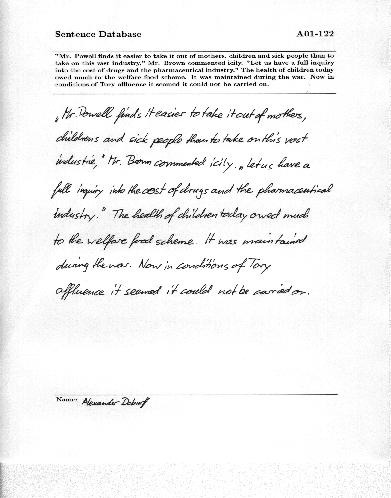
#> input picture dataset/amine/WhatsApp Image 2026-03-12 at 23.51.31 (1).png, 391 x 498 px; its folder holds only this picture in this run
$ python train.py
#> lines starting #> are read from the running program, lines starting #| are printed output that depends on the picture; after the words box and inside, x2 and y2 are one past the last pixel; in counts of white or black regions, pixels touching at a corner belong together
#> in load_grayscale_image, img is the input picture: shape (498, 391); min 0, max 255, mean 243.3
### features.py
import os
from typing import List, Optional, Tuple

import cv2
import numpy as np
from skimage.feature import local_binary_pattern


def _augment_image(img: np.ndarray, n_extra: int, rng: np.random.Generator) -> List[np.ndarray]:
    """
    Génère des variantes d'une image pour data augmentation.
    Retourne [original, aug1, aug2, ...] soit 1 + n_extra images.
    """
    out: List[np.ndarray] = [img.copy()]
    h, w = img.shape[:2]
    center = (w // 2, h // 2)

    for _ in range(n_extra):
        variant = img.copy().astype(np.float32)

        # 1. Rotation légère (-8° à +8°)
        angle = float(rng.uniform(-8, 8))
        M = cv2.getRotationMatrix2D(center, angle, 1.0)
        variant = cv2.warpAffine(variant, M, (w, h), borderMode=cv2.BORDER_REPLICATE)

        # 2. Luminosité / contraste
        alpha = float(rng.uniform(0.92, 1.08))
        beta = float(rng.uniform(-12, 12))
        variant = np.clip(alpha * variant + beta, 0, 255).astype(np.uint8)

        # 3. Bruit gaussien léger
        noise = rng.normal(0, 3, variant.shape).astype(np.float32)
        variant = np.clip(variant.astype(np.float32) + noise, 0, 255).astype(np.uint8)

        out.append(variant)

    return out


def _auto_crop_to_ink(gray: np.ndarray) -> np.ndarray:
    """
    Recadre automatiquement l'image autour des pixels "encre" (texte),
    pour réduire l'impact du fond (table, marges, ombres).
    """
    if gray.ndim != 2:
        raise ValueError("Expected grayscale image (2D).")

    # Binarisation pour détecter l'encre (texte sombre)
    blur = cv2.GaussianBlur(gray, (5, 5), 0)
    _, th = cv2.threshold(blur, 0, 255, cv2.THRESH_BINARY + cv2.THRESH_OTSU)
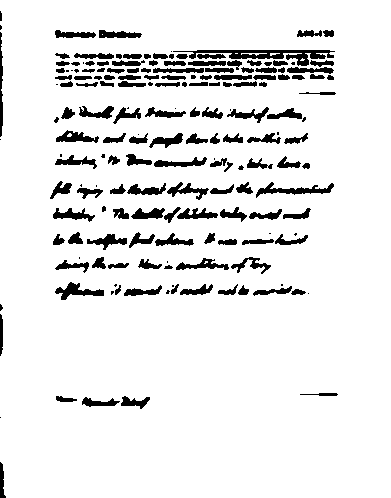
#> th: shape (498, 391); 91% white; 177 black regions (37 under 20 px), largest, box (x1, y1, x2, y2) and area: (173, 50, 335, 66) 979, (256, 182, 334, 198) 431, (55, 282, 104, 300) 368

    # On cherche les pixels sombres (encre) -> invert
    ink = 255 - th
    # Nettoyage léger
    kernel = np.ones((3, 3), np.uint8)
    ink = cv2.morphologyEx(ink, cv2.MORPH_OPEN, kernel, iterations=1)
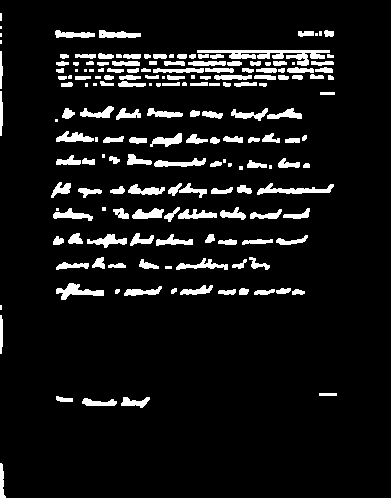
#> ink: shape (498, 391); 8.2% white; 175 white regions (30 under 20 px), largest, box (x1, y1, x2, y2) and area: (197, 50, 330, 66) 875, (257, 183, 334, 195) 395, (56, 283, 104, 300) 357

    ys, xs = np.where(ink > 0)
#> ys = 15940 values from 13 to 497; xs = 15940 values, max 336 at index 15329, min 0 at index 0, mean 176.6
    if len(xs) == 0 or len(ys) == 0:
        return gray

    x0, x1 = int(xs.min()), int(xs.max())
#> x0 = 0; x1 = 336
    y0, y1 = int(ys.min()), int(ys.max())
#> y0 = 13; y1 = 497

    # marge de sécurité
    h, w = gray.shape[:2]
#> h = 498; w = 391
    pad_x = int(0.05 * (x1 - x0 + 1))
#> pad_x = 16
    pad_y = int(0.05 * (y1 - y0 + 1))
#> pad_y = 24
    x0 = max(0, x0 - pad_x)
    x1 = min(w - 1, x1 + pad_x)
#> x1 = 352
    y0 = max(0, y0 - pad_y)
#> y0 = 0
    y1 = min(h - 1, y1 + pad_y)

    return gray[y0 : y1 + 1, x0 : x1 + 1]
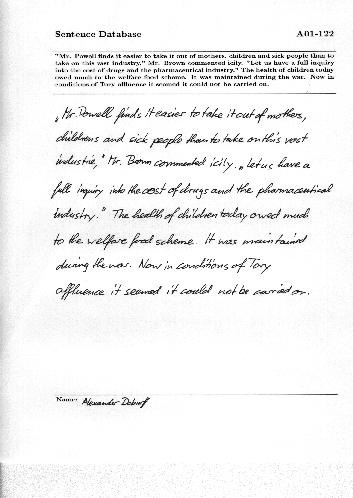
#> returned value: shape (498, 353); min 0, max 255, mean 242.7


def preprocess_grayscale(gray: np.ndarray, size: int = 256) -> np.ndarray:
    """
    Prétraitement robuste pour l'écriture manuscrite:
    - recadrage auto sur le texte
    - amélioration contraste
    - resize final
    """
    gray = _auto_crop_to_ink(gray)
    # amélioration du contraste (CLAHE)
    clahe = cv2.createCLAHE(clipLimit=2.0, tileGridSize=(8, 8))
    gray = clahe.apply(gray)
    gray = cv2.resize(gray, (size, size))
#> gray: shape (256, 256)
    return gray


def load_grayscale_image(path: str) -> np.ndarray:
    img = cv2.imread(path, cv2.IMREAD_GRAYSCALE)
    if img is None:
        raise ValueError(f"Unable to read image: {path}")
    return preprocess_grayscale(img, size=256)


# [10 lines left out: function load_grayscale_from_bytes, not called in this run]


def lbp_features(
    image: np.ndarray,
    radius: int = 3,
    n_points: int = 24,
    method: str = "uniform",
    normalize: bool = True,
    grid_x: int = 1,
    grid_y: int = 1,
) -> np.ndarray:
    lbp = local_binary_pattern(image, n_points, radius, method)

    if method == "uniform":
        n_bins = n_points + 2
    else:
        # Attention: 2**n_points devient énorme si n_points grand
        n_bins = int(lbp.max() + 1)

    h, w = lbp.shape[:2]
    grid_x = max(1, int(grid_x))
    grid_y = max(1, int(grid_y))
    cell_w = max(1, w // grid_x)
    cell_h = max(1, h // grid_y)

    feats = []
    for gy in range(grid_y):
        for gx in range(grid_x):
            x0 = gx * cell_w
            y0 = gy * cell_h
            x1 = w if gx == grid_x - 1 else (gx + 1) * cell_w
            y1 = h if gy == grid_y - 1 else (gy + 1) * cell_h
            cell = lbp[y0:y1, x0:x1]

            hist, _ = np.histogram(
                cell.ravel(), bins=n_bins, range=(0, n_bins), density=False
            )
            hist = hist.astype("float32")
            if normalize:
                s = hist.sum()
                if s > 0:
                    hist /= s
            feats.append(hist)

    return np.concatenate(feats, axis=0)


def extract_features_from_dataset(
    dataset_dir: str,
    radius: int = 3,
    n_points: int = 24,
    method: str = "uniform",
    grid_x: int = 1,
    grid_y: int = 1,
    augment: bool = True,
    n_augmented: int = 5,
    random_state: Optional[int] = 42,
) -> Tuple[np.ndarray, np.ndarray, List[str]]:
    """
    Parcourt un dataset structuré comme :

    dataset/
        writer1/
            img1.png
            img2.png
        writer2/
            img1.png
            img2.png

    Si augment=True, crée des variantes (rotation, luminosité, bruit) pour enrichir le dataset.
    Retourne X, y, class_names.
    """
    features: List[np.ndarray] = []
    labels: List[int] = []
    class_names: List[str] = []
    rng = np.random.default_rng(random_state)

    if not os.path.isdir(dataset_dir):
        raise ValueError(f"Dataset directory not found: {dataset_dir}")

    writers = sorted(
        d for d in os.listdir(dataset_dir) if os.path.isdir(os.path.join(dataset_dir, d))
    )

    for label_idx, writer in enumerate(writers):
        writer_dir = os.path.join(dataset_dir, writer)
        class_names.append(writer)

        for fname in os.listdir(writer_dir):
            if not fname.lower().endswith((".png", ".jpg", ".jpeg", ".bmp", ".tif", ".tiff")):
                continue

            fpath = os.path.join(writer_dir, fname)
            try:
                img = load_grayscale_image(fpath)
                images_to_use: List[np.ndarray] = (
                    _augment_image(img, n_augmented, rng) if augment else [img]
                )
#> the loop in _augment_image, `for _ in range(n_extra):` made 5 passes
#> pass 1, in _augment_image, `variant = cv2.warpAffine(variant, M, (w, h), borderMode=cv2.BORDER_REP..`:
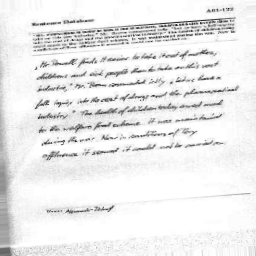
#> variant: shape (256, 256) float32; min 32.22, max 255, mean 235.9
#> after the loop in _augment_image, `for _ in range(n_extra):`: out = 6 items
#> images_to_use = 6 items
                for aug_img in images_to_use:
                    feat = lbp_features(
                        aug_img,
                        radius=radius,
                        n_points=n_points,
                        method=method,
                        grid_x=grid_x,
                        grid_y=grid_y,
                    )
                    features.append(feat)
                    labels.append(label_idx)
#> this loop made 6 passes
#> pass 1, in lbp_features, `lbp = local_binary_pattern(image, n_points, radius, method)`:
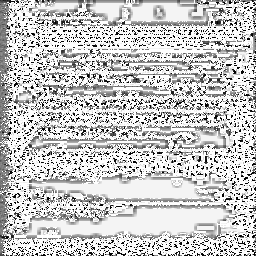
#> lbp: shape (256, 256) float64; min 0, max 25, mean 19.5; drawn with min black and max white
#> pass 2, in lbp_features (call 2), `lbp = local_binary_pattern(image, n_points, radius, method)`:
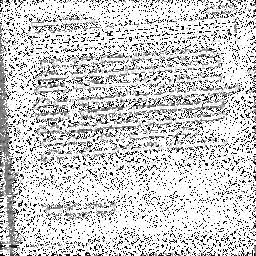
#> lbp: shape (256, 256) float64; min 0, max 25, mean 20; drawn with min black and max white
#> pass 3, in lbp_features (call 3), `lbp = local_binary_pattern(image, n_points, radius, method)`:
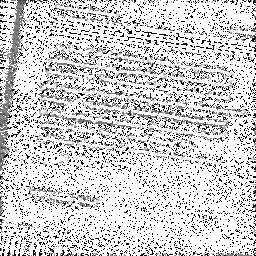
#> lbp: shape (256, 256) float64; min 0, max 25, mean 20.2; drawn with min black and max white
#> after the loop, features = 6 items; labels = [0, 0, 0, 0, 0, 0]
            except Exception as e:
                print(f"Skipping {fpath}: {e}")
#> pass 2 of the loop in extract_features_from_dataset, `for label_idx, writer in enumerate(writers):`:
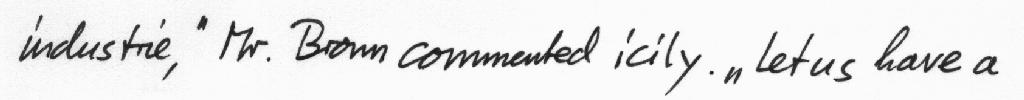
#> input picture dataset/hossin/WhatsApp Image 2026-03-12 at 23.51.32.png, 1024 x 100 px
#> in load_grayscale_image, img is the input picture: shape (100, 1024); min 3, max 255, mean 232.7
#> blur: shape (100, 1024)
#> th: shape (100, 1024); 89.6% white; 25 black regions (2 under 20 px), largest, box (x1, y1, x2, y2) and area: (398, 26, 600, 71) 2523, (290, 18, 388, 63) 1417, (19, 21, 100, 62) 1127
#> in _auto_crop_to_ink (call 2), `ink = cv2.morphologyEx(ink, cv2.MORPH_OPEN, kernel, iterations=1)`:
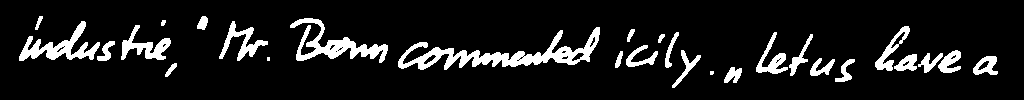
#> ink: shape (100, 1024); 10.2% white; 28 white regions (2 under 20 px), largest, box (x1, y1, x2, y2) and area: (398, 27, 600, 70) 2500, (290, 18, 388, 63) 1405, (19, 21, 100, 61) 1118
#> ys = 10404 values from 16 to 87; xs = 10404 values, max 997 at index 9906, min 19 at index 5716, mean 489.7
#> in _auto_crop_to_ink (call 2), `x0, x1 = int(xs.min()), int(xs.max())`: x0 = 19; x1 = 997
#> in _auto_crop_to_ink (call 2), `y0, y1 = int(ys.min()), int(ys.max())`: y0 = 16; y1 = 87
#> pad_x = 48
#> pad_y = 3
#> in _auto_crop_to_ink (call 2), `x0 = max(0, x0 - pad_x)`: x0 = 0
#> in _auto_crop_to_ink (call 2), `x1 = min(w - 1, x1 + pad_x)`: x1 = 1023
#> in _auto_crop_to_ink (call 2), `y0 = max(0, y0 - pad_y)`: y0 = 13
#> in _auto_crop_to_ink (call 2), `y1 = min(h - 1, y1 + pad_y)`: y1 = 90
#> the loop in extract_features_from_dataset, `for aug_img in images_to_use:` made 6 passes
#> pass 3, in lbp_features (call 9), `lbp = local_binary_pattern(image, n_points, radius, method)`:
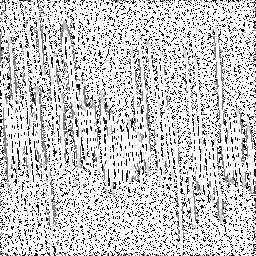
#> lbp: shape (256, 256) float64; min 0, max 25, mean 20; drawn with min black and max white
#> after the loop in extract_features_from_dataset, `for aug_img in images_to_use:`: features = 12 items; labels = [0, 0, 0, 0, 0, 0, 1, 1, 1, 1, 1, 1]

    if not features:
        raise ValueError("No valid images found in dataset.")

    X = np.vstack(features)
    y = np.array(labels, dtype=np.int32)
    return X, y, class_names

### model.py
from __future__ import annotations

from dataclasses import dataclass, field
from typing import Any, Dict, List, Optional

import numpy as np
from sklearn.decomposition import PCA
from sklearn.preprocessing import StandardScaler
from sklearn.svm import SVC


class NoOpTransformer:
    """
    Transformer minimal pour représenter un pipeline "sans PCA"
    tout en gardant une interface .fit/.transform picklable.
    """

    def fit(self, X: np.ndarray, y: Optional[np.ndarray] = None) -> "NoOpTransformer":
        return self

    def transform(self, X: np.ndarray) -> np.ndarray:
        return X


@dataclass
class WriterIdentificationModel:
    scaler: StandardScaler
    pca: Any  # PCA ou NoOpTransformer
    classifier: SVC
    class_names: List[str]
    config: Dict[str, Any] = field(default_factory=dict)
    metrics: Dict[str, Any] = field(default_factory=dict)

    # [19 lines left out: functions predict_proba, predict, not called in this run]


@dataclass
class WriterIdentificationBundle:
    """
    Bundle contenant deux modèles pour comparer :
    - avec PCA
    - sans PCA
    """

    with_pca: WriterIdentificationModel
    without_pca: WriterIdentificationModel

### train.py
import argparse
import os
import pickle
from typing import Optional

import numpy as np
from sklearn.decomposition import PCA
from sklearn.metrics import accuracy_score, classification_report
from sklearn.model_selection import train_test_split
from sklearn.preprocessing import StandardScaler
from sklearn.svm import SVC

from features import extract_features_from_dataset
from model import NoOpTransformer, WriterIdentificationBundle, WriterIdentificationModel


def train_model(
    dataset_dir: str,
    model_path: str = "model.pkl",
    test_size: float = 0.2,
    random_state: int = 42,
    n_components: Optional[int] = 50,
    lbp_radius: int = 3,
    lbp_points: int = 24,
    lbp_method: str = "uniform",
    lbp_grid_x: int = 4,
    lbp_grid_y: int = 4,
    augment: bool = True,
    n_augmented: int = 5,
) -> None:
    print(f"Loading dataset from: {dataset_dir}")
    if augment:
        print(f"Data augmentation: ON (x{1 + n_augmented} par image)")
    X, y, class_names = extract_features_from_dataset(
        dataset_dir,
        radius=lbp_radius,
        n_points=lbp_points,
        method=lbp_method,
        grid_x=lbp_grid_x,
        grid_y=lbp_grid_y,
        augment=augment,
        n_augmented=n_augmented,
        random_state=random_state,
    )

    print(f"Dataset loaded. Samples: {X.shape[0]}, Features: {X.shape[1]}, Classes: {len(class_names)}")

    n_samples = X.shape[0]
#> n_samples = 18

    # Gestion des petits jeux de données : éviter les erreurs de stratification
    if n_samples < 10:
        print(
            "Small dataset detected (n < 10). "
            "Using all samples for both training and evaluation (no train/test split)."
        )
        X_train, X_test, y_train, y_test = X, X, y, y
        effective_test_size = None
    else:
        # S'assurer que le test contient au moins 1 échantillon par classe
        min_test = max(len(class_names), int(np.ceil(test_size * n_samples)))
        eff_test_size = min_test / n_samples
        X_train, X_test, y_train, y_test = train_test_split(
            X, y, test_size=eff_test_size, random_state=random_state, stratify=y
        )
        effective_test_size = test_size

    scaler = StandardScaler()
    X_train_scaled = scaler.fit_transform(X_train)
    X_test_scaled = scaler.transform(X_test)

    # ===== Modèle AVEC PCA =====
    # Ajuster n_components après le split: ne peut pas dépasser n_samples_train ni n_features
    if n_components is not None:
        max_comp = min(n_components, X_train_scaled.shape[0], X_train_scaled.shape[1])
#> max_comp = 14
        if max_comp <= 0:
            pca = PCA(random_state=random_state)
            n_components_effective = None
        else:
            pca = PCA(n_components=max_comp, random_state=random_state)
            n_components_effective = max_comp
#> n_components_effective = 14
    else:
        pca = PCA(random_state=random_state)
        n_components_effective = None

    print("Fitting PCA (with PCA model)...")
    X_train_pca = pca.fit_transform(X_train_scaled)
    X_test_pca = pca.transform(X_test_scaled)

    print(f"PCA reduced dimensionality to: {X_train_pca.shape[1]} components")
#| PCA reduced dimensionality to: 14 components

    clf_with_pca = SVC(
        kernel="rbf",
        C=10.0,
        gamma="scale",
        probability=True,
        class_weight="balanced",
        random_state=random_state,
    )

    print("Training SVM (with PCA)...")
    clf_with_pca.fit(X_train_pca, y_train)

    print("Evaluating (with PCA) on test set...")
    y_pred_with = clf_with_pca.predict(X_test_pca)
    acc_with = float(accuracy_score(y_test, y_pred_with))
    print(f"Accuracy (with PCA): {acc_with:.4f}")
    print(classification_report(y_test, y_pred_with, target_names=class_names))

    model_with_pca = WriterIdentificationModel(
        scaler=scaler,
        pca=pca,
        classifier=clf_with_pca,
        class_names=class_names,
        config={
            "use_pca": True,
            "n_components": n_components_effective,
            "test_size": effective_test_size,
            "lbp_radius": lbp_radius,
            "lbp_points": lbp_points,
            "lbp_method": lbp_method,
            "lbp_grid_x": lbp_grid_x,
            "lbp_grid_y": lbp_grid_y,
        },
        metrics={"accuracy": acc_with},
    )

    # ===== Modèle SANS PCA =====
    noop = NoOpTransformer().fit(X_train_scaled, y_train)
    X_train_no = noop.transform(X_train_scaled)
    X_test_no = noop.transform(X_test_scaled)

    clf_no_pca = SVC(
        kernel="rbf",
        C=10.0,
        gamma="scale",
        probability=True,
        class_weight="balanced",
        random_state=random_state,
    )
    print("Training SVM (without PCA)...")
    clf_no_pca.fit(X_train_no, y_train)

    print("Evaluating (without PCA) on test set...")
    y_pred_no = clf_no_pca.predict(X_test_no)
    acc_no = float(accuracy_score(y_test, y_pred_no))
    print(f"Accuracy (without PCA): {acc_no:.4f}")
    print(classification_report(y_test, y_pred_no, target_names=class_names))

    model_without_pca = WriterIdentificationModel(
        scaler=scaler,
        pca=noop,
        classifier=clf_no_pca,
        class_names=class_names,
        config={
            "use_pca": False,
            "n_components": None,
            "test_size": effective_test_size,
            "lbp_radius": lbp_radius,
            "lbp_points": lbp_points,
            "lbp_method": lbp_method,
            "lbp_grid_x": lbp_grid_x,
            "lbp_grid_y": lbp_grid_y,
        },
        metrics={"accuracy": acc_no},
    )

    bundle = WriterIdentificationBundle(with_pca=model_with_pca, without_pca=model_without_pca)

    print(f"Saving model to: {model_path}")
    with open(model_path, "wb") as f:
        pickle.dump(bundle, f)

    print("Training complete.")


def main():
    parser = argparse.ArgumentParser(
        description="Train a writer identification model using LBP + PCA + SVM."
    )
    parser.add_argument(
        "--dataset",
        type=str,
        default="dataset",
        help="Path to dataset directory (default: dataset)",
    )
    parser.add_argument(
        "--model-path",
        type=str,
        default="model.pkl",
        help="Output path for trained model pickle (default: model.pkl)",
    )
    parser.add_argument(
        "--test-size",
        type=float,
        default=0.2,
        help="Test set size fraction (default: 0.2)",
    )
    parser.add_argument(
        "--n-components",
        type=int,
        default=50,
        help="Number of PCA components (default: 50)",
    )
    parser.add_argument(
        "--lbp-radius",
        type=int,
        default=3,
        help="LBP radius R (default: 3)",
    )
    parser.add_argument(
        "--lbp-points",
        type=int,
        default=24,
        help="LBP points P (default: 24)",
    )
    parser.add_argument(
        "--lbp-method",
        type=str,
        default="uniform",
        help="LBP method (default: uniform)",
    )
    parser.add_argument(
        "--lbp-grid-x",
        type=int,
        default=4,
        help="LBP grid blocks along X (default: 4)",
    )
    parser.add_argument(
        "--lbp-grid-y",
        type=int,
        default=4,
        help="LBP grid blocks along Y (default: 4)",
    )
    parser.add_argument(
        "--no-augment",
        action="store_true",
        help="Désactiver la data augmentation",
    )
    parser.add_argument(
        "--n-augmented",
        type=int,
        default=5,
        help="Nombre de variantes par image (default: 5, total = 6x par image)",
    )

    args = parser.parse_args()

    if not os.path.isdir(args.dataset):
        raise SystemExit(f"Dataset directory does not exist: {args.dataset}")

    train_model(
        dataset_dir=args.dataset,
        model_path=args.model_path,
        test_size=args.test_size,
        n_components=args.n_components,
        lbp_radius=args.lbp_radius,
        lbp_points=args.lbp_points,
        lbp_method=args.lbp_method,
        lbp_grid_x=args.lbp_grid_x,
        lbp_grid_y=args.lbp_grid_y,
        augment=not args.no_augment,
        n_augmented=args.n_augmented,
    )


if __name__ == "__main__":
    main()
